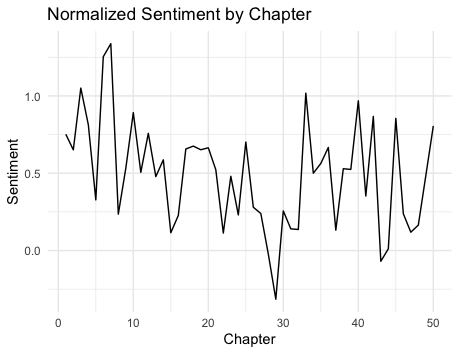

The R source for this figure:
library(tidytext)
library(janeaustenr)

austen_books() %>%
  group_by(book) %>%
  mutate(linenumber = row_number(),
         chapter = cumsum(str_detect(text, regex("^chapter [\\divxlc]",
                                                 ignore_case=TRUE)))) %>%
  ungroup() %>%
  unnest_tokens(word, text) %>%
  dplyr::filter(book == 'Sense & Sensibility') %>%
  inner_join(get_sentiments('afinn')) %>%
  group_by(chapter) %>%
  select(chapter, value) %>%
  dplyr::summarise(sentiment = mean(value)) %>%
  arrange(desc(sentiment)) %>%
  ggplot(aes(x = chapter, y = sentiment)) +
    geom_line() +
    theme_minimal() +
    labs(x = "Chapter", y = "Sentiment", title = "Normalized Sentiment by Chapter")
